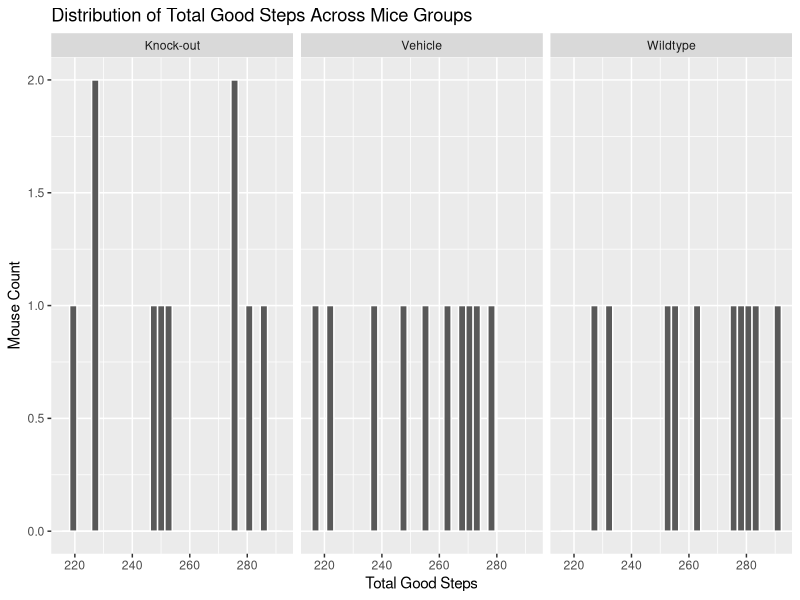
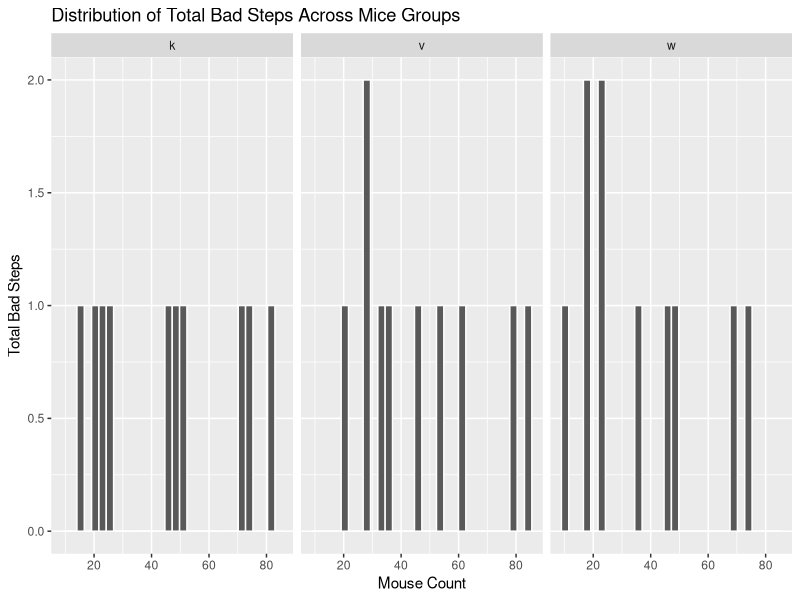
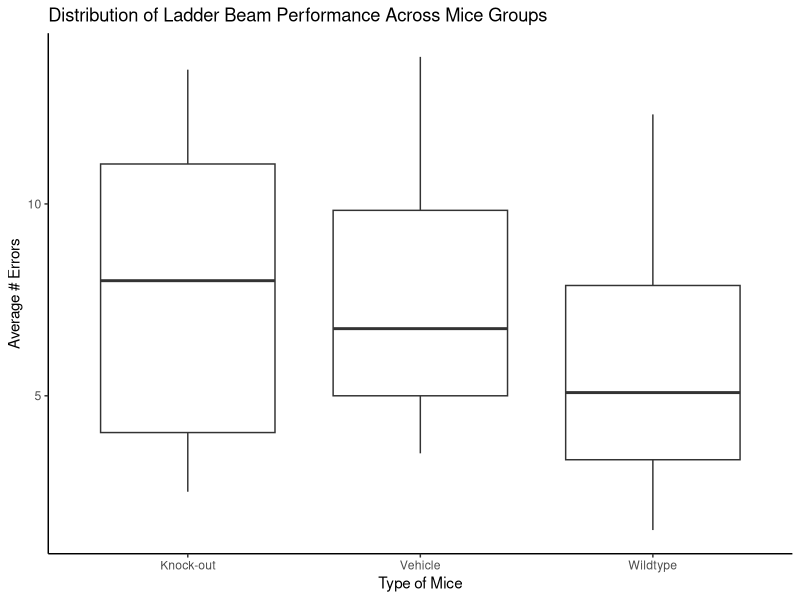

These figures' R source, in order:
## ---- chunk 1
library(tidyverse)
library(kableExtra)
library(knitr)
library(dplyr)
library(readr)
library(ggplot2)

post_injury <- read_csv(here::here("post_injury.csv"))
## ---- chunk 2
kable(head(post_injury, 10),
      escape = T, caption = "Example of First 10 Rows of Manually Input Data Set Obtained from Ladder Beam Task",
      align = 'l') %>% 
  kable_styling(latex_options = "HOLD_position") %>% 
  row_spec(0, bold = TRUE)
## ---- chunk 3
nrow(post_injury)
ncol(post_injury)
summary(post_injury)
str(post_injury)
## ---- chunk 4
post_injury %>% 
  mutate(type = case_when(type == "w" ~ "Wildtype", 
                          type == "k" ~ "Knock-out",
                          type == "v" ~ "Vehicle")) %>% 
ggplot(aes(x=total_good)) + 
  geom_histogram(col=I("white")) + 
  labs(title='Distribution of Total Good Steps Across Mice Groups', x='Total Good Steps', y='Mouse Count') +
  facet_wrap(vars(type))
## ---- chunk 5
ggplot(data=post_injury, aes(x=total_bad)) + 
  geom_histogram(col=I('white')) + 
  labs(title='Distribution of Total Bad Steps Across Mice Groups', x='Mouse Count', y='Total Bad Steps') +
  facet_wrap(vars(type))
## ---- chunk 6
post_injury %>% 
  mutate(type = case_when(type == "w" ~ "Wildtype", 
                          type == "k" ~ "Knock-out",
                          type == "v" ~ "Vehicle")) %>% 
  ggplot(aes(x = type, y = ave_bad)) + 
  geom_boxplot() + 
  labs(x = "Type of Mice", y = "Average # Errors", title = "Distribution of Ladder Beam Performance Across Mice Groups") + 
  theme_classic()
## ---- chunk 7
covariates <- c("task 1")

giles <- c("100%")
nathan <- c("100%")
alex <- c("100%")
vinh <- c("100%")
owen <- c("100%")

workload_summary <- data.frame(covariates,
                               linebreak(giles),
                               linebreak(nathan), 
                               linebreak(alex),
                               linebreak(vinh),
                               linebreak(owen))
                               
colnames(workload_summary) <- c("Task", "Giles", "Nathan", "Alex", "Vinh", "Owen")

kable(workload_summary, 
      escape = T, 
      caption = "Percentage of workload across group members",
      align = 'l') %>% 
  kable_styling(latex_options = "HOLD_position") %>% 
  row_spec(0, bold = TRUE)
